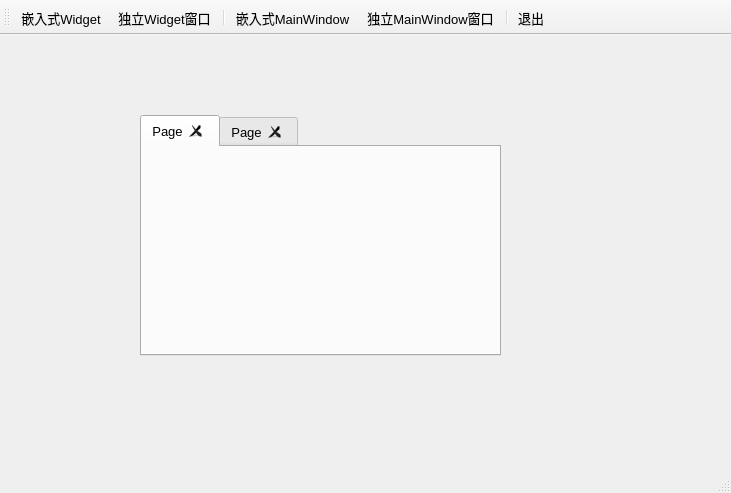
<?xml version="1.0" encoding="UTF-8"?>
<ui version="4.0">
 <class>MainWindow</class>
 <widget class="QMainWindow" name="MainWindow">
  <property name="geometry">
   <rect>
    <x>0</x>
    <y>0</y>
    <width>731</width>
    <height>493</height>
   </rect>
  </property>
  <property name="font">
   <font>
    <pointsize>10</pointsize>
   </font>
  </property>
  <property name="windowTitle">
   <string>多窗口应用程序</string>
  </property>
  <widget class="QWidget" name="centralWidget">
   <widget class="QTabWidget" name="tabWidget">
    <property name="geometry">
     <rect>
      <x>140</x>
      <y>80</y>
      <width>361</width>
      <height>241</height>
     </rect>
    </property>
    <property name="currentIndex">
     <number>0</number>
    </property>
    <property name="tabsClosable">
     <bool>true</bool>
    </property>
    <widget class="QWidget" name="tab">
     <attribute name="title">
      <string>Page</string>
     </attribute>
    </widget>
    <widget class="QWidget" name="tab_2">
     <attribute name="title">
      <string>Page</string>
     </attribute>
    </widget>
   </widget>
  </widget>
  <widget class="QToolBar" name="mainToolBar">
   <property name="autoFillBackground">
    <bool>false</bool>
   </property>
   <property name="toolButtonStyle">
    <enum>Qt::ToolButtonTextUnderIcon</enum>
   </property>
   <attribute name="toolBarArea">
    <enum>TopToolBarArea</enum>
   </attribute>
   <attribute name="toolBarBreak">
    <bool>false</bool>
   </attribute>
   <addaction name="actWidgetInsite"/>
   <addaction name="actWidget"/>
   <addaction name="separator"/>
   <addaction name="actWindowInsite"/>
   <addaction name="actWindow"/>
   <addaction name="separator"/>
   <addaction name="actQuit"/>
  </widget>
  <widget class="QStatusBar" name="statusBar"/>
  <action name="actWindowInsite">
   <property name="icon">
    <iconset resource="res.qrc">
     <normaloff>:/images/images/2.ico</normaloff>:/images/images/2.ico</iconset>
   </property>
   <property name="text">
    <string>嵌入式MainWindow</string>
   </property>
   <property name="toolTip">
    <string>嵌入式MainWindow</string>
   </property>
  </action>
  <action name="actWidgetInsite">
   <property name="icon">
    <iconset resource="res.qrc">
     <normaloff>:/images/images/100.bmp</normaloff>:/images/images/100.bmp</iconset>
   </property>
   <property name="text">
    <string>嵌入式Widget</string>
   </property>
   <property name="toolTip">
    <string>Widget嵌入式窗体</string>
   </property>
  </action>
  <action name="actQuit">
   <property name="icon">
    <iconset resource="res.qrc">
     <normaloff>:/images/images/132.bmp</normaloff>:/images/images/132.bmp</iconset>
   </property>
   <property name="text">
    <string>退出</string>
   </property>
   <property name="toolTip">
    <string>退出本系统</string>
   </property>
  </action>
  <action name="actWindow">
   <property name="icon">
    <iconset resource="res.qrc">
     <normaloff>:/images/images/3.ico</normaloff>:/images/images/3.ico</iconset>
   </property>
   <property name="text">
    <string>独立MainWindow窗口</string>
   </property>
   <property name="toolTip">
    <string>独立MainWindow窗口</string>
   </property>
  </action>
  <action name="actWidget">
   <property name="icon">
    <iconset resource="res.qrc">
     <normaloff>:/images/images/804.bmp</normaloff>:/images/images/804.bmp</iconset>
   </property>
   <property name="text">
    <string>独立Widget窗口</string>
   </property>
   <property name="toolTip">
    <string>新建Widget独立窗口</string>
   </property>
  </action>
 </widget>
 <layoutdefault spacing="6" margin="11"/>
 <resources>
  <include location="res.qrc"/>
 </resources>
 <connections>
  <connection>
   <sender>actQuit</sender>
   <signal>triggered()</signal>
   <receiver>MainWindow</receiver>
   <slot>close()</slot>
   <hints>
    <hint type="sourcelabel">
     <x>-1</x>
     <y>-1</y>
    </hint>
    <hint type="destinationlabel">
     <x>373</x>
     <y>235</y>
    </hint>
   </hints>
  </connection>
 </connections>
</ui>
